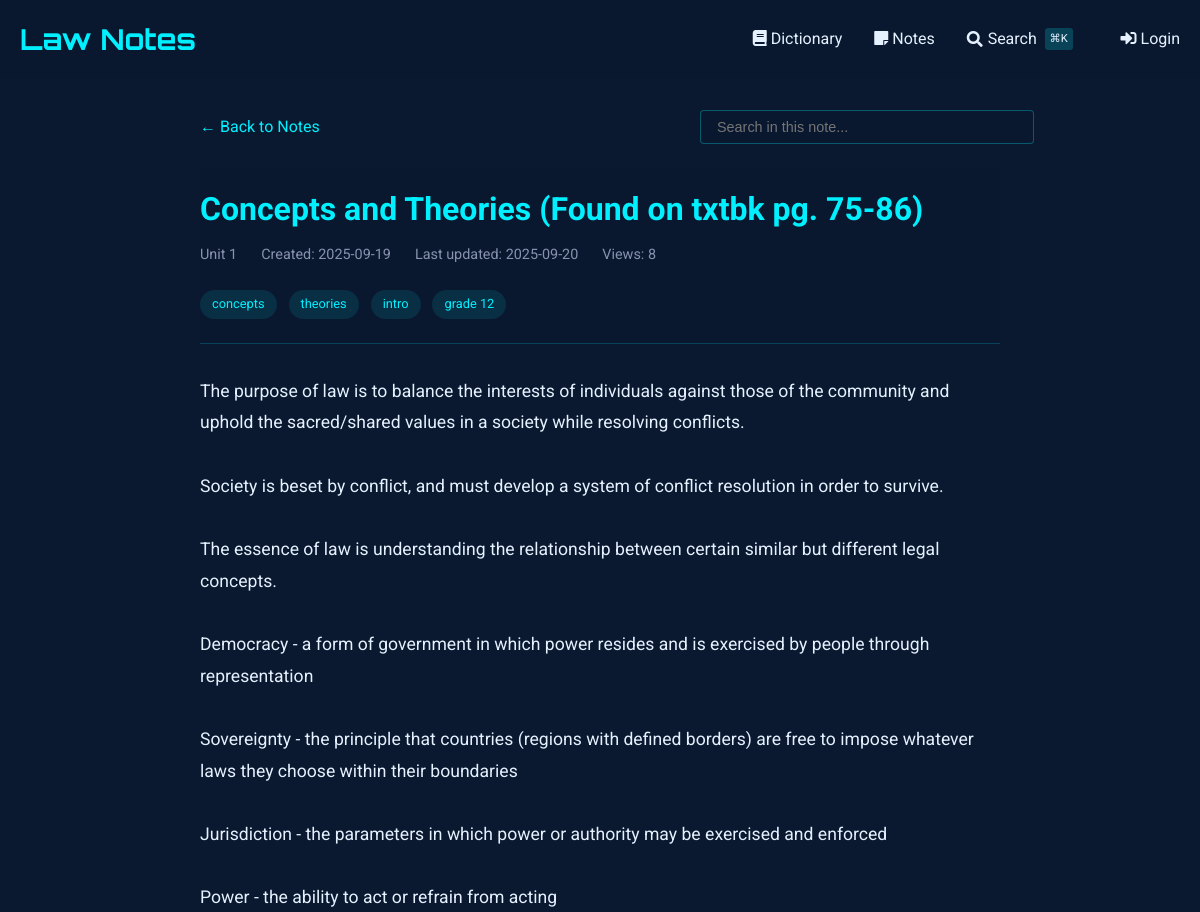
The app's page /notes/view/29 (upper part), older data.
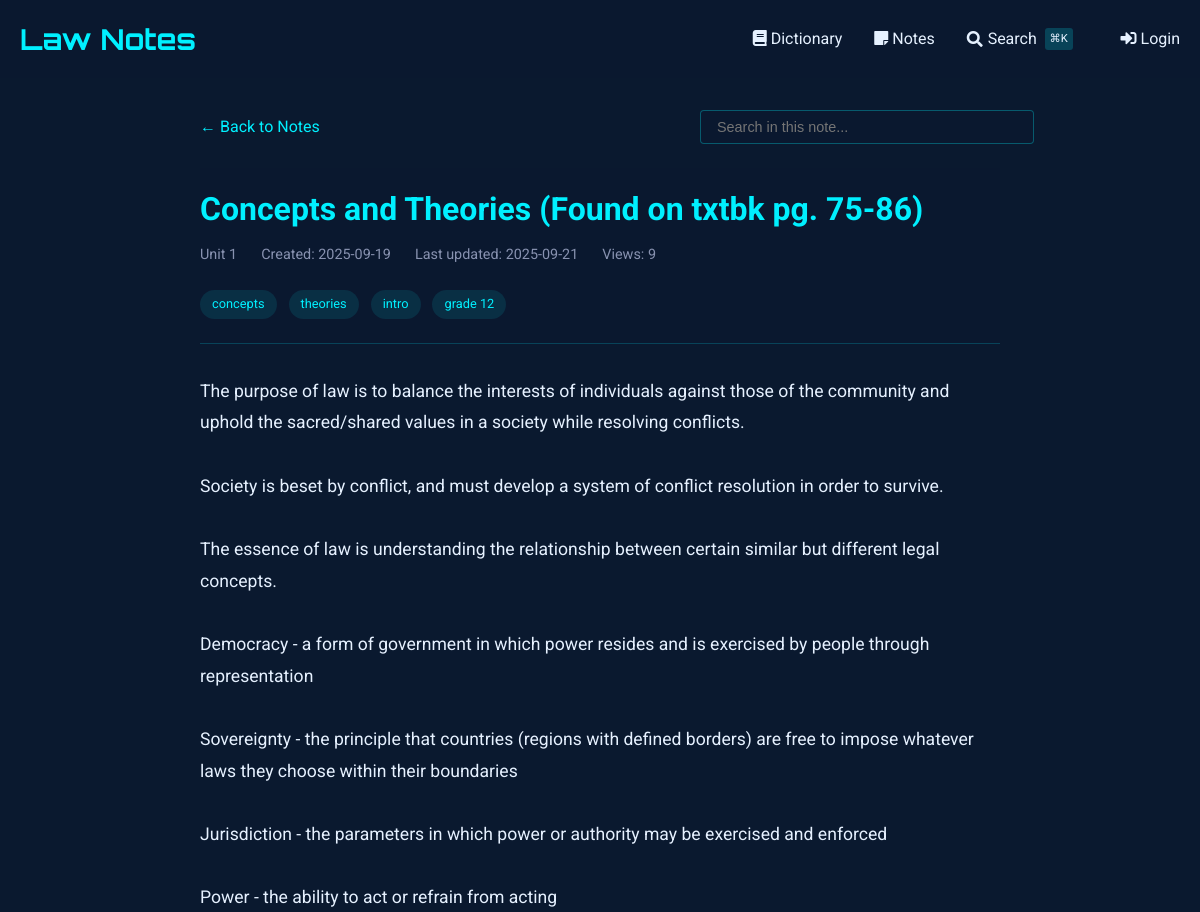
The same page, newer data.
### tables this page shows
CREATE TABLE notes (
    id INTEGER PRIMARY KEY AUTOINCREMENT,
    title TEXT NOT NULL,                -- short title for the note
    content TEXT NOT NULL,              -- the full note text
    unit_number INTEGER,                -- optional: to group with course units
    tags TEXT,                          -- comma-separated or JSON for filtering/search
    related_entries TEXT,               -- store glossary ids (e.g., "1,4,5") for cross-linking
    created_at TIMESTAMP DEFAULT CURRENT_TIMESTAMP,
    last_updated TIMESTAMP DEFAULT CURRENT_TIMESTAMP,
    views INTEGER DEFAULT 0,            -- track popularity
    is_favorite BOOLEAN DEFAULT 0,      -- quick flag for starred notes
    comments TEXT                       -- optional: your own thoughts or annotations
);

### notes_routes.py (the view, shortened to what this page needs)
@notes_bp.route('/view/<int:note_id>')
def view_note(note_id):
    db = SQL("sqlite:///notes.db")
    note = db.execute("""
        SELECT *,
               strftime('%Y-%m-%d', created_at) as created_date,
               strftime('%Y-%m-%d', last_updated) as last_updated
        FROM notes
        WHERE id = :id
    """, id=note_id)
    if not note:
        abort(404)
    note = note[0]
    db.execute("""
        UPDATE notes
        SET views = COALESCE(views, 0) + 1
        WHERE id = :id
    """, id=note_id)
    content = note['content']
    content = re.sub(r'^# (.*?)$', r'<h1>\1</h1>', content, flags=re.MULTILINE)
    content = re.sub(r'^## (.*?)$', r'<h2>\1</h2>', content, flags=re.MULTILINE)
    content = re.sub(r'^### (.*?)$', r'<h3>\1</h3>', content, flags=re.MULTILINE)
    content = re.sub(r'\*\*(.*?)\*\*', r'<strong>\1</strong>', content)
    content = re.sub(r'\*(.*?)\*', r'<em>\1</em>', content)
    content = re.sub(r'^\s*[-*] (.*?)$', r'<li>\1</li>', content, flags=re.MULTILINE)
    content = re.sub(r'(<li>.*</li>)', r'<ul>\1</ul>', content, flags=re.DOTALL)
    content = re.sub(r'^> (.*?)$', r'<blockquote>\1</blockquote>', content, flags=re.MULTILINE)
    content = content.replace('\n', '<br>')
    content = re.sub(
        r'<aside>\s*💡\s*(.*?)\s*</aside>',
        r'<div class="callout"><div class="callout-emoji">💡</div><div class="callout-content">\1</div></div>',
        content,
        flags=re.DOTALL
    )
    sections = re.split(r'(<h[1-3]>.*?</h[1-3]>)', content)
    processed_sections = []
    for i, section in enumerate(sections):
        if section.startswith('<h'):
            processed_sections.append(section)
        elif section.strip():
            if not any(tag in section for tag in ['<p>', '<ul>', '<ol>', '<blockquote>', '<div class="callout">']):
                section = f'<p>{section}</p>'
            processed_sections.append(section)
    processed_content = '\n'.join(processed_sections)
    related_entries = []
    return render_template('notes/view.html',
                         note=note,
                         content=processed_content,
                         related_entries=related_entries)

### sql.py (called while the page is built, shortened)
def _enable_logging(f):
    import logging
    import functools
    import os
    @functools.wraps(f)
    def decorator(*args, **kwargs):
        try:
            import flask
        except ModuleNotFoundError:
            return f(*args, **kwargs)
        disabled = logging.getLogger("cs50").disabled
        if flask.current_app and os.getenv("FLASK_ENV") == "development":
            logging.getLogger("cs50").disabled = False
        try:
            return f(*args, **kwargs)
        finally:
            logging.getLogger("cs50").disabled = disabled
    return decorator

def _parse_placeholder(token):
    import re
    import sqlparse
    if (
        not isinstance(token, sqlparse.sql.Token)
        or token.ttype != sqlparse.tokens.Name.Placeholder
    ):
        raise TypeError()
    if token.value == "?":
        return "qmark", None
    matches = re.search(r"^:([1-9]\d*)$", token.value)
    if matches:
        return "numeric", int(matches.group(1)) - 1
    matches = re.search(r"^:([a-zA-Z]\w*)$", token.value)
    if matches:
        return "named", matches.group(1)

    def __del__(self):
        self._disconnect()

    def _name(self):
        return str(hash(self))

### templates/notes/view.html (shortened to what this page needs)
{% extends "notes/base.html" %}
{% block content %}
<div class="container" style="max-width: 800px; margin: 0 auto;">
    <div style="margin-bottom: 1.5rem; display: flex; justify-content: space-between; align-items: center; flex-wrap: wrap; gap: 1rem;">
        <a href="{{ url_for('notes.index') }}" style="color: var(--primary); text-decoration: none; display: inline-flex; align-items: center;">
            ← Back to Notes
        </a>
        <div class="search-container" style="position: relative; max-width: 300px; width: 100%;">
            <input type="text" id="noteSearch" placeholder="Search in this note..."
                   style="width: 100%; padding: 0.5rem 1rem; background: rgba(10, 25, 47, 0.7);
                          border: 1px solid rgba(0, 240, 255, 0.3); border-radius: 4px;
                          color: #e6f1ff; font-size: 0.9rem;">
        </div>
    </div>
    <article class="note">
        <header class="note-header">
            <h1 class="note-title">
                {{ note.title }}
            </h1>
            <div class="note-meta">
                {% if note.unit_number %}
                <span>Unit {{ note.unit_number }}</span>
                {% endif %}
                <span>Created: {{ note.created_date }}</span>
                <span>Last updated: {{ note.last_updated }}</span>
                <span>Views: {{ note.views or 0 }}</span>
            </div>
            {% if note.tags %}
            <div class="note-tags" style="margin-top: 1rem;">
                {% for tag in note.tags.split(',') %}
                    <span class="tag">{{ tag.strip() }}</span>
                {% endfor %}
            </div>
            {% endif %}
        </header>
        <div class="note-content">
            {{ content|safe }}
        </div>
    </article>
</div>
{% endblock %}

Row changes from the older to the newer data that the page shows:
changed notes "Concepts and Theories (Found on txtbk pg. 75-86)": views "8" → "9"
Text that changed along with them:
{{ note.last_updated }}: "2025-09-20" → "2025-09-21"
